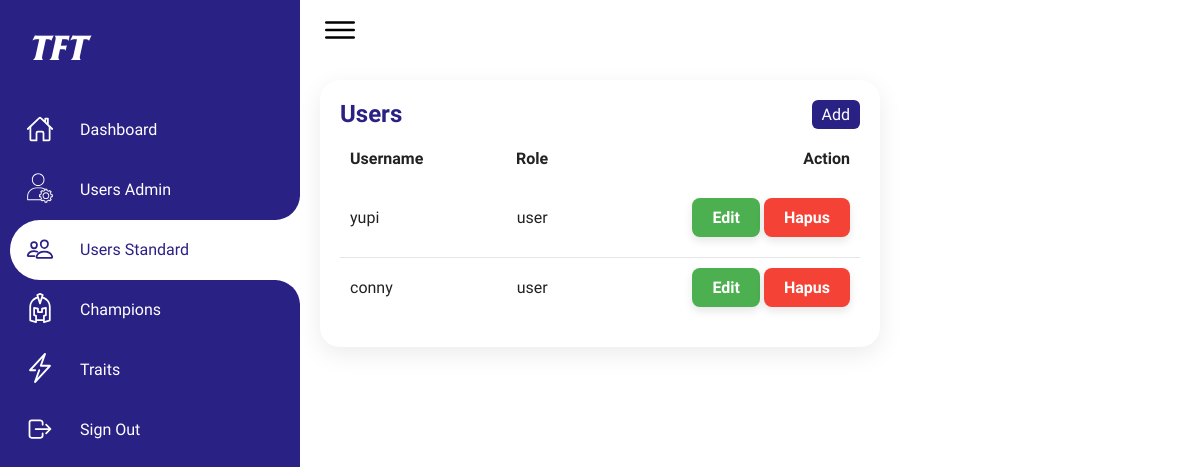
The page /dashboard/users/usersstandard.php on the database as committed earlier.
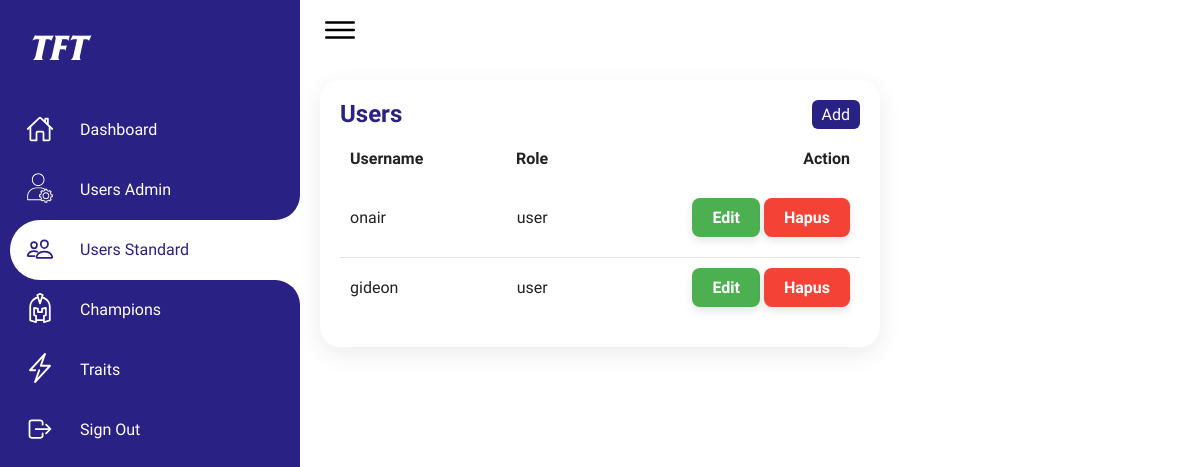
The same page on the database as committed later.
### tables this page shows
CREATE TABLE `users` (
  `id` int(11) NOT NULL,
  `username` varchar(20) NOT NULL,
  `password` varchar(200) NOT NULL,
  `role` varchar(10) NOT NULL
);

### dashboard/users/usersstandard.php (the view, shortened to what this page needs)
<!DOCTYPE html>
<html lang="en">
<head>
    <link rel="stylesheet" href="../../public/styles/users.css">
</head>
<body>
    <div class="container">
        <div class="navigation">
            <ul>
                <li>
                    <a href="#">
                        <span class="icon">
                            <span class="title">TFT</span>
                        </span>
                    </a>
                </li>
                <li>
                    <a href="../index.php">
                        <span class="icon">
                            <ion-icon name="home-outline"></ion-icon>
                        </span>
                        <span class="title">Dashboard</span>
                    </a>
                </li>
                <li>
                    <a href="usersadmin.php">
                        <span class="icon">
                        </span>
                        <span class="title">Users Admin</span>
                    </a>
                </li>
                <li class='active'>
                    <a href="usersstandard.php">
                        <span class="icon">
                            <ion-icon name="people-outline"></ion-icon>
                        </span>
                        <span class="title">Users Standard</span>
                    </a>
                </li>
                <li>
                    <a href="../champions/champions.php">
                        <span class="icon">
                        </span>
                        <span class="title">Champions</span>
                    </a>
                </li>
                <li>
                    <a href="../traits/traits.php">
                        <span class="icon">
                        </span>
                        <span class="title">Traits</span>
                    </a>
                </li>
                <li>
                    <a href="../logout.php">
                        <span class="icon">
                            <ion-icon name="log-out-outline"></ion-icon>
                        </span>
                        <span class="title">Sign Out</span>
                    </a>
                </li>
            </ul>
        </div>
        <div class="main">
            <div class="topbar">
                <div class="toggle">
                    <ion-icon name="menu-outline"></ion-icon>
                </div>
            </div>
            <div class="details">
                <div class="listUsers">
                    <div class="cardHeader">
                        <h2>Users</h2>
                        <a href="#" class="btn btn-add">Add</a>
                    </div>
                    <table>
                        <thead>
                            <tr>
                                <td>Username</td>
                                <td>Role</td>
                                <td>Action</td>
                            </tr>
                        </thead>
                        <tbody>
                            <?php
                            include "../../backend/main.php";
                            $data = mysqli_query($conn, "select * from users where role='user'");
                            if(mysqli_num_rows($data) > 0) {
                                while($d = mysqli_fetch_array($data)) {
                                    ?>
                                    <tr>
                                        <td><?php echo $d['username']; ?></td>
                                        <td><?php echo $d['role']; ?></td>
                                        <td class='action'>
                                            <a href="#" data-id="<?php echo $d['id']; ?>" data-username="<?php echo $d['username']; ?>" data-role="<?php echo $d['role']; ?>"  data-file="<?php echo 'usersstandard'; ?>" class="btn btn-edit">Edit</a>
                                            <a href="#" data-id="<?php echo $d['id']; ?>" data-file="<?php echo 'usersstandard'; ?>" class="btn btn-delete">Hapus</a>
                                        </td>
                                    </tr>
                                    <?php
                                }
                            } else {
                                ?>
                                    <tr class="no-data">
                                        <td colspan="3" style="text-align: center;">No data available</td>
                                    </tr>
                                    <?php
                            }
                            ?>
                        </tbody>
                    </table>
                </div>
            </div>
        </div>
    </div>
</body>
</html>

### public/styles/users.css (style rules this page uses)
* { font-family: "Ubuntu", sans-serif; margin: 0; padding: 0; box-sizing: border-box; }
:root { --blue: #2a2185; --white: #fff; --gray: #f5f5f5; --black1: #222; --black2: #999; }
body { min-height: 100vh; overflow-x: hidden; }
.container { position: relative; width: 100%; }
.navigation { position: fixed; width: 300px; height: 100%; background: var(--blue); border-left: 10px solid var(--blue); transition: 0.5s; overflow: hidden; }
.navigation ul { position: absolute; top: 0; left: 0; width: 100%; }
.navigation ul li { position: relative; width: 100%; list-style: none; border-top-left-radius: 30px; border-bottom-left-radius: 30px; }
.navigation ul li.active { background-color: var(--white); }
.navigation ul li:nth-child(1) { margin-bottom: 40px; pointer-events: none; }
.navigation ul li a { position: relative; display: block; width: 100%; display: flex; text-decoration: none; color: var(--white); }
.navigation ul li.active a { color: var(--blue); }
.navigation ul li a .icon { position: relative; display: block; min-width: 60px; height: 60px; line-height: 75px; text-align: center; }
.navigation ul li a .icon ion-icon { font-size: 1.75rem; }
.navigation ul li a .icon svg { width: 40px; height: 30px; text-align: center; fill: var(--white); }
.navigation ul li a .title { position: relative; display: block; padding: 0 10px; height: 60px; line-height: 60px; text-align: start; white-space: nowrap; }
.navigation ul li a .icon .title { font-family: 'frizQuadrataBoldItalic'; position: relative; display: block; text-align: start; white-space: nowrap; font-size: 35px; color: white; padding: 20px 20px; }
.navigation ul li.active a::before { content: ""; position: absolute; right: 0; top: -50px; width: 50px; height: 50px; background-color: transparent; border-radius: 50%; box-shadow: 35px 35px 0 10px var(--white); pointer-events: none; }
.navigation ul li.active a::after { content: ""; position: absolute; right: 0; bottom: -50px; width: 50px; height: 50px; background-color: transparent; border-radius: 50%; box-shadow: 35px -35px 0 10px var(--white); pointer-events: none; }
.main { position: absolute; width: calc(100% - 300px); left: 300px; min-height: 100vh; background: var(--white); transition: 0.5s; }
.topbar { width: 100%; height: 60px; display: flex; justify-content: space-between; align-items: center; padding: 0 10px; }
.toggle { position: relative; width: 60px; height: 60px; display: flex; justify-content: center; align-items: center; font-size: 2.5rem; cursor: pointer; }
.details { position: relative; width: 600px; padding: 20px; display: grid; grid-gap: 30px; }
.details .listUsers { position: relative; display: grid; min-height: 100px; background: var(--white); padding: 20px; box-shadow: 0 7px 25px rgba(0, 0, 0, 0.08); border-radius: 20px; }
.details .cardHeader { display: flex; justify-content: space-between; align-items: flex-start; }
.cardHeader h2 { font-weight: 600; color: var(--blue); }
.cardHeader .btn { position: relative; padding: 5px 10px; background: var(--blue); text-decoration: none; color: var(--white); border-radius: 6px; }
.details table { width: 100%; border-collapse: collapse; margin-top: 10px; }
.details table thead td { font-weight: 600; }
.details .listUsers table tr { color: var(--black1); border-bottom: 1px solid rgba(0, 0, 0, 0.1); }
.details .listUsers table tr:last-child { border-bottom: none; }
.details .listUsers table tr td { padding: 10px; padding-bottom: 20px; }
.details .listUsers table tr td:last-child { text-align: center; }
.details .listUsers table tr td:nth-child(2) { text-align: center; }
.details .listUsers table tr td:nth-child(3) { text-align: right; }
.action .btn, .modal-content .btn { display: inline-block; padding: 10px 20px; text-decoration: none; color: white; font-weight: bold; border-radius: 8px; transition: background-color 0.3s ease, transform 0.3s ease; box-shadow: 0 4px 8px rgba(0, 0, 0, 0.1); cursor: pointer; }
.action .btn-edit { background-color: #4CAF50; }
.action .btn-delete, .modal-content .btn-delete { background-color: #f44336; }

Rows that differ between the two databases and show on the page:
removed users: username "yupi", role "user"
removed users: username "conny", role "user"
added users: username "onair", role "user"
added users: username "gideon", role "user"
